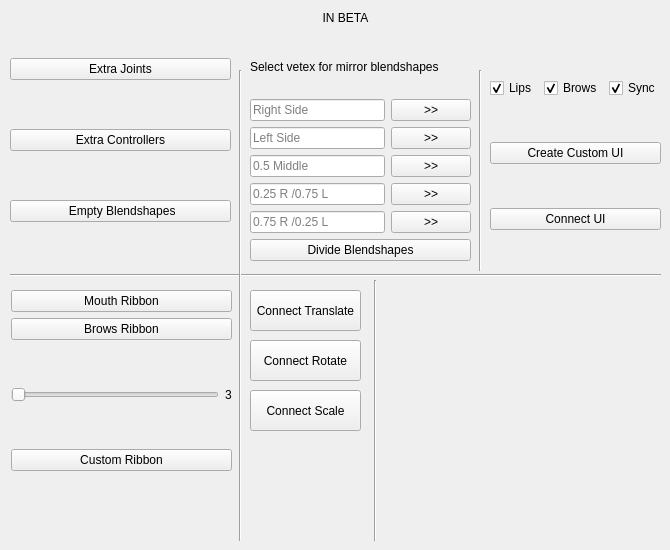
     <widget class="QWidget" name="tab">
      <attribute name="title">
       <string>Facial Helpers</string>
      </attribute>
      <widget class="QLabel" name="label_21">
       <property name="geometry">
        <rect>
         <x>30</x>
         <y>10</y>
         <width>631</width>
         <height>16</height>
        </rect>
       </property>
       <property name="text">
        <string>IN BETA</string>
       </property>
       <property name="alignment">
        <set>Qt::AlignCenter</set>
       </property>
      </widget>
      <widget class="QWidget" name="layoutWidget_2">
       <property name="geometry">
        <rect>
         <x>10</x>
         <y>10</y>
         <width>221</width>
         <height>261</height>
        </rect>
       </property>
       <layout class="QVBoxLayout" name="verticalLayout_10">
        <property name="topMargin">
         <number>5</number>
        </property>
        <property name="bottomMargin">
         <number>5</number>
        </property>
        <item>
         <widget class="QPushButton" name="ExtraFace">
          <property name="text">
           <string>Extra Joints</string>
          </property>
         </widget>
        </item>
        <item>
         <widget class="QPushButton" name="ExtrsFaceControllers">
          <property name="text">
           <string>Extra Controllers</string>
          </property>
         </widget>
        </item>
        <item>
         <widget class="QPushButton" name="FacialBlendshapes">
          <property name="text">
           <string> Empty Blendshapes</string>
          </property>
         </widget>
        </item>
       </layout>
      </widget>
      <widget class="QWidget" name="layoutWidget">
       <property name="geometry">
        <rect>
         <x>250</x>
         <y>40</y>
         <width>221</width>
         <height>221</height>
        </rect>
       </property>
       <layout class="QGridLayout" name="gridLayout_5">
        <item row="0" column="0" colspan="2">
         <widget class="QLabel" name="label_25">
          <property name="text">
           <string>Select vetex for mirror blendshapes</string>
          </property>
         </widget>
        </item>
        <item row="1" column="0">
         <widget class="QLineEdit" name="lineEdit">
          <property name="inputMask">
           <string/>
          </property>
          <property name="text">
           <string/>
          </property>
          <property name="placeholderText">
           <string>Right Side</string>
          </property>
         </widget>
        </item>
        <item row="1" column="1">
         <widget class="QPushButton" name="pushButton_2">
          <property name="text">
           <string>&gt;&gt;</string>
          </property>
         </widget>
        </item>
        <item row="2" column="0">
         <widget class="QLineEdit" name="lineEdit_2">
          <property name="text">
           <string/>
          </property>
          <property name="placeholderText">
           <string>Left Side</string>
          </property>
         </widget>
        </item>
        <item row="2" column="1">
         <widget class="QPushButton" name="pushButton_3">
          <property name="text">
           <string>&gt;&gt;</string>
          </property>
         </widget>
        </item>
        <item row="3" column="0">
         <widget class="QLineEdit" name="lineEdit_3">
          <property name="placeholderText">
           <string>0.5 Middle</string>
          </property>
         </widget>
        </item>
        <item row="3" column="1">
         <widget class="QPushButton" name="pushButton_4">
          <property name="text">
           <string>&gt;&gt;</string>
          </property>
         </widget>
        </item>
        <item row="4" column="0">
         <widget class="QLineEdit" name="lineEdit_4">
          <property name="placeholderText">
           <string>0.25 R /0.75 L</string>
          </property>
         </widget>
        </item>
        <item row="4" column="1">
         <widget class="QPushButton" name="pushButton_5">
          <property name="text">
           <string>&gt;&gt;</string>
          </property>
         </widget>
        </item>
        <item row="5" column="0">
         <widget class="QLineEdit" name="lineEdit_5">
          <property name="placeholderText">
           <string>0.75 R /0.25 L</string>
          </property>
         </widget>
        </item>
        <item row="5" column="1">
         <widget class="QPushButton" name="pushButton_6">
          <property name="text">
           <string>&gt;&gt;</string>
          </property>
         </widget>
        </item>
        <item row="6" column="0" colspan="2">
         <widget class="QPushButton" name="pushButton">
          <property name="text">
           <string>Divide Blendshapes</string>
          </property>
         </widget>
        </item>
       </layout>
      </widget>
      <widget class="Line" name="line_36">
       <property name="geometry">
        <rect>
         <x>10</x>
         <y>260</y>
         <width>651</width>
         <height>31</height>
        </rect>
       </property>
       <property name="orientation">
        <enum>Qt::Horizontal</enum>
       </property>
      </widget>
      <widget class="Line" name="line_37">
       <property name="geometry">
        <rect>
         <x>230</x>
         <y>70</y>
         <width>20</width>
         <height>471</height>
        </rect>
       </property>
       <property name="orientation">
        <enum>Qt::Vertical</enum>
       </property>
      </widget>
      <widget class="Line" name="line_38">
       <property name="geometry">
        <rect>
         <x>470</x>
         <y>70</y>
         <width>20</width>
         <height>201</height>
        </rect>
       </property>
       <property name="orientation">
        <enum>Qt::Vertical</enum>
       </property>
      </widget>
      <widget class="QPushButton" name="pushButton_11">
       <property name="geometry">
        <rect>
         <x>250</x>
         <y>290</y>
         <width>111</width>
         <height>41</height>
        </rect>
       </property>
       <property name="text">
        <string>Connect Translate</string>
       </property>
      </widget>
      <widget class="QPushButton" name="pushButton_12">
       <property name="geometry">
        <rect>
         <x>250</x>
         <y>340</y>
         <width>111</width>
         <height>41</height>
        </rect>
       </property>
       <property name="text">
        <string>Connect Rotate</string>
       </property>
      </widget>
      <widget class="QPushButton" name="pushButton_13">
       <property name="geometry">
        <rect>
         <x>250</x>
         <y>390</y>
         <width>111</width>
         <height>41</height>
        </rect>
       </property>
       <property name="text">
        <string>Connect Scale</string>
       </property>
      </widget>
      <widget class="Line" name="line_39">
       <property name="geometry">
        <rect>
         <x>360</x>
         <y>280</y>
         <width>31</width>
         <height>261</height>
        </rect>
       </property>
       <property name="orientation">
        <enum>Qt::Vertical</enum>
       </property>
      </widget>
      <widget class="QWidget" name="">
       <property name="geometry">
        <rect>
         <x>11</x>
         <y>290</y>
         <width>221</width>
         <height>181</height>
        </rect>
       </property>
       <layout class="QVBoxLayout" name="verticalLayout_22">
        <item>
         <layout class="QVBoxLayout" name="verticalLayout_20">
          <item>
           <widget class="QPushButton" name="pushButton_9">
            <property name="text">
             <string>Mouth Ribbon</string>
            </property>
           </widget>
          </item>
          <item>
           <widget class="QPushButton" name="pushButton_10">
            <property name="text">
             <string>Brows Ribbon</string>
            </property>
           </widget>
          </item>
         </layout>
        </item>
        <item>
         <layout class="QVBoxLayout" name="verticalLayout_15">
          <item>
           <layout class="QHBoxLayout" name="horizontalLayout_45">
            <item>
             <widget class="QSlider" name="horizontalSlider">
              <property name="minimum">
               <number>3</number>
              </property>
              <property name="maximum">
               <number>10</number>
              </property>
              <property name="orientation">
               <enum>Qt::Horizontal</enum>
              </property>
             </widget>
            </item>
            <item>
             <widget class="QLabel" name="label_26">
              <property name="text">
               <string>3</string>
              </property>
             </widget>
            </item>
           </layout>
          </item>
          <item>
           <widget class="QPushButton" name="pushButton_8">
            <property name="text">
             <string>Custom Ribbon</string>
            </property>
           </widget>
          </item>
         </layout>
        </item>
       </layout>
      </widget>
      <widget class="QWidget" name="">
       <property name="geometry">
        <rect>
         <x>490</x>
         <y>40</y>
         <width>171</width>
         <height>231</height>
        </rect>
       </property>
       <layout class="QVBoxLayout" name="verticalLayout_11">
        <item>
         <layout class="QHBoxLayout" name="horizontalLayout_46">
          <item>
           <widget class="QCheckBox" name="checkBox_2">
            <property name="text">
             <string>Lips</string>
            </property>
            <property name="checked">
             <bool>true</bool>
            </property>
           </widget>
          </item>
          <item>
           <widget class="QCheckBox" name="checkBox">
            <property name="text">
             <string>Brows</string>
            </property>
            <property name="checked">
             <bool>true</bool>
            </property>
           </widget>
          </item>
          <item>
           <widget class="QCheckBox" name="checkBox_3">
            <property name="text">
             <string>Sync</string>
            </property>
            <property name="checked">
             <bool>true</bool>
            </property>
           </widget>
          </item>
         </layout>
        </item>
        <item>
         <widget class="QPushButton" name="pushButton_7">
          <property name="text">
           <string>Create Custom UI</string>
          </property>
         </widget>
        </item>
        <item>
         <widget class="QPushButton" name="pushButton_14">
          <property name="text">
           <string>Connect UI</string>
          </property>
         </widget>
        </item>
       </layout>
      </widget>
     </widget>
